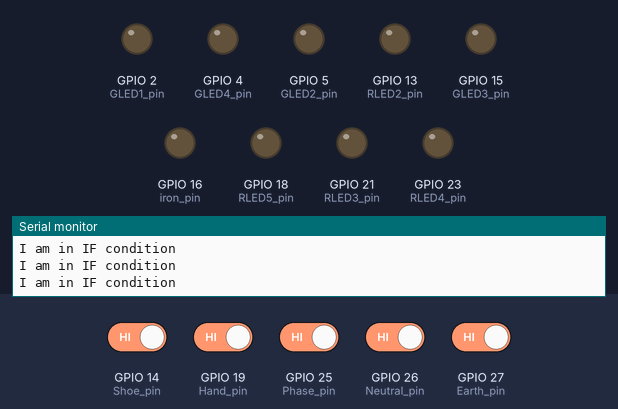
The sketch below on a simulated ESP32. Shown: output pins drawn as LEDs (lit = HIGH), the last lines printed to the serial monitor. Dashed ring = blinking. Inputs (shaded band) come from the test bench; at power-on: GPIO 14 (Shoe_pin), GPIO 19 (Hand_pin), GPIO 25 (Phase_pin), GPIO 26 (Neutral_pin), GPIO 27 (Earth_pin) HIGH.

Above: at 2.8 s.
2.9 s: GPIO 14 (Shoe_pin) driven LOW and GPIO 19 (Hand_pin) driven LOW and GPIO 25 (Phase_pin) driven LOW and GPIO 26 (Neutral_pin) driven LOW and GPIO 27 (Earth_pin) driven LOW
At 3.2 s:
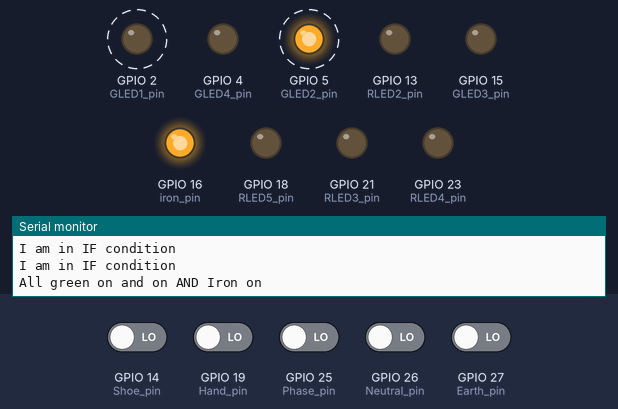
5.9 s: GPIO 14 (Shoe_pin) driven HIGH
At 6.7 s:
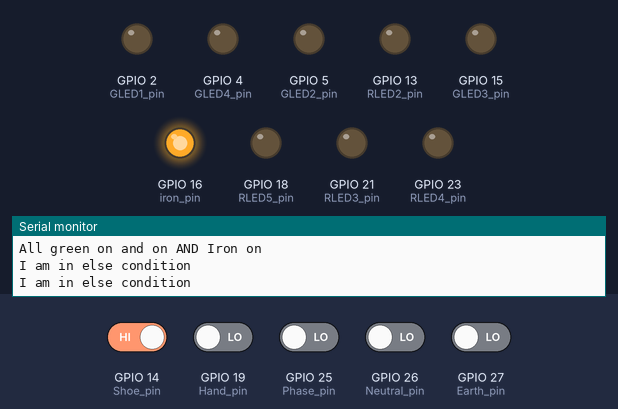
7.5 s: GPIO 27 (Earth_pin) driven HIGH
At 7.81 s:
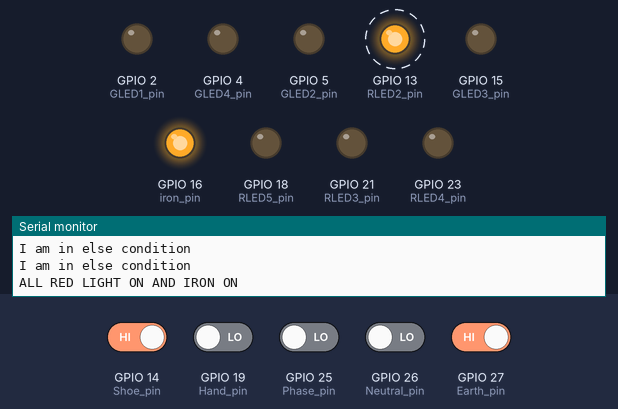
10.5 s: GPIO 27 (Earth_pin) driven LOW
12.0 s: GPIO 14 (Shoe_pin) driven LOW
At 12.51 s:
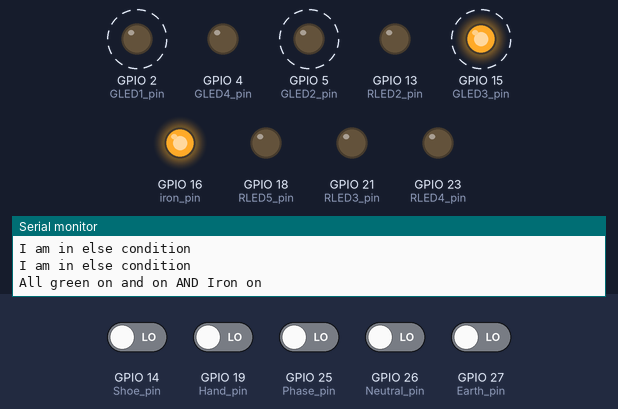
Timing chart, 0 to 16.0 s (numbered marks = the images above; inputs shaded):
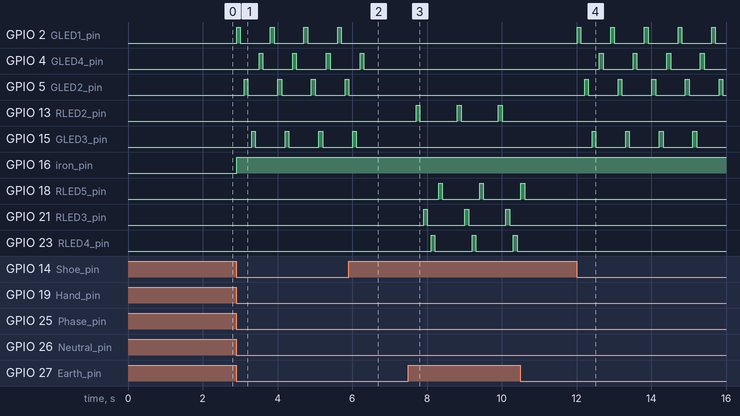

Measured:
- after the input at 2.9 s, GPIO 2 (GLED1_pin): alternates HIGH for 0.10 s and LOW for 0.80 s, starting at once; GPIO 4 (GLED4_pin): alternates HIGH for 0.10 s and LOW for 0.80 s, starting after 0.61 s
- after the input at 5.9 s, GPIO 2 (GLED1_pin): stays LOW (without the input it goes to HIGH after 0.61 s); GPIO 4 (GLED4_pin): goes on until 6.3 s, then stays LOW; GPIO 5 (GLED2_pin): goes on until 5.9 s, then stays LOW; GPIO 15 (GLED3_pin): goes on until 6.1 s, then stays LOW
- after the input at 7.5 s, GPIO 13 (RLED2_pin): alternates HIGH for 0.10 s and LOW for 1.0 s, starting after 0.21 s; GPIO 18 (RLED5_pin): alternates HIGH for 0.10 s and LOW for 1.0 s, starting after 0.81 s
- after the input at 10.5 s, GPIO 13 (RLED2_pin): stays LOW (without the input it goes to HIGH after 0.51 s); GPIO 18 (RLED5_pin): goes on until 10.6 s, then stays LOW; GPIO 21 (RLED3_pin): stays LOW (without the input it goes to HIGH after 0.71 s); GPIO 23 (RLED4_pin): stays LOW (without the input it goes to HIGH after 0.91 s)
- after the input at 12.0 s, GPIO 2 (GLED1_pin): alternates HIGH for 0.10 s and LOW for 0.80 s, starting at once; GPIO 4 (GLED4_pin): alternates HIGH for 0.10 s and LOW for 0.80 s, starting after 0.61 s

The sketch:

Working_code.ino
```cpp
#define GLED1_pin 2
#define GLED2_pin 5
#define GLED3_pin 15
#define GLED4_pin 4

#define iron_pin 16


#define RLED1_pin 22
#define RLED2_pin 13
#define RLED3_pin 21
#define RLED4_pin 23
#define RLED5_pin 18


#define Phase_pin 25
#define Neutral_pin 26
#define Earth_pin 27
#define Shoe_pin 14
#define Hand_pin 19

void setup() {
  Serial.begin(115200);

  pinMode(GLED1_pin, OUTPUT);
  pinMode(GLED2_pin, OUTPUT);
  pinMode(GLED3_pin, OUTPUT);
  pinMode(GLED4_pin, OUTPUT);


  pinMode(iron_pin, OUTPUT);
  digitalWrite(RLED1_pin, OUTPUT);
  pinMode(RLED2_pin, OUTPUT);
    pinMode(RLED3_pin, OUTPUT);
      pinMode(RLED4_pin, OUTPUT);
        pinMode(RLED5_pin, OUTPUT);


  pinMode(Phase_pin, INPUT_PULLUP);
  pinMode(Neutral_pin, INPUT_PULLUP);
  pinMode(Earth_pin, INPUT_PULLUP);
  pinMode(Shoe_pin, INPUT_PULLUP);
  pinMode(Hand_pin, INPUT_PULLUP);
}


void loop() {

  if ((digitalRead(Phase_pin) == HIGH) && (digitalRead(Neutral_pin) == HIGH) &&
      (digitalRead(Earth_pin) == HIGH) && (digitalRead(Shoe_pin) == HIGH) && (digitalRead(Hand_pin) == HIGH)) {
    // Iron on, all off
    Serial.println("I am in IF condition");
    digitalWrite(iron_pin, LOW);
    digitalWrite(RLED1_pin, LOW);
    digitalWrite(RLED2_pin, LOW);
    digitalWrite(RLED3_pin, LOW);
    digitalWrite(RLED4_pin, LOW);
    digitalWrite(RLED5_pin, LOW);
    digitalWrite(GLED1_pin, LOW);
    digitalWrite(GLED2_pin, LOW);
    digitalWrite(GLED3_pin, LOW);
    digitalWrite(GLED4_pin, LOW);
  }
  else if ((digitalRead(Phase_pin) == LOW) && (digitalRead(Neutral_pin) == LOW) &&
           (digitalRead(Earth_pin) == HIGH) && (digitalRead(Shoe_pin) == HIGH) && (digitalRead(Hand_pin) == HIGH)) {
    // Iron on, all off
    Serial.println("I am in IF condition");
    digitalWrite(iron_pin, HIGH);
    digitalWrite(RLED1_pin, LOW);
    digitalWrite(RLED2_pin, LOW);
    digitalWrite(RLED3_pin, LOW);
    digitalWrite(RLED4_pin, LOW);
    digitalWrite(RLED5_pin, LOW);
    digitalWrite(GLED1_pin, LOW);
    digitalWrite(GLED2_pin, LOW);
    digitalWrite(GLED3_pin, LOW);
    digitalWrite(GLED4_pin, LOW);
  }
  else if ((digitalRead(Phase_pin) == LOW) && (digitalRead(Neutral_pin) == LOW) &&
           (digitalRead(Earth_pin) == HIGH) && (digitalRead(Shoe_pin) == HIGH) && (digitalRead(Hand_pin) == LOW)) {
    // All Red Light on AND Iron on
    Serial.println("ALL RED LIGHT ON AND IRON ON");

    digitalWrite(iron_pin, HIGH);


      digitalWrite(RLED1_pin, HIGH);
      delay(100);
      digitalWrite(RLED1_pin, LOW);
      delay(100);

    digitalWrite(RLED2_pin, HIGH);
    delay(100);
    digitalWrite(RLED2_pin, LOW);
      delay(100);
    digitalWrite(RLED3_pin, HIGH);
    delay(100);
    digitalWrite(RLED3_pin, LOW);
      delay(100);
    digitalWrite(RLED4_pin, HIGH);
    delay(100);
    digitalWrite(RLED4_pin, LOW);
      delay(100);
    digitalWrite(RLED5_pin, HIGH);
    delay(100);
    digitalWrite(RLED5_pin, LOW);
      delay(100);


    digitalWrite(GLED1_pin, LOW);
    digitalWrite(GLED2_pin, LOW);
    digitalWrite(GLED3_pin, LOW);
    digitalWrite(GLED4_pin, LOW);
  }
  else if ((digitalRead(Phase_pin) == LOW) && (digitalRead(Neutral_pin) == LOW) &&
           (digitalRead(Earth_pin) == LOW) && (digitalRead(Shoe_pin) == LOW) && (digitalRead(Hand_pin) == LOW)) {
    // All green on and on AND Iron on
    Serial.println("All green on and on AND Iron on");
    digitalWrite(iron_pin, HIGH);


      digitalWrite(GLED1_pin, HIGH);
      delay(100);
      digitalWrite(GLED1_pin, LOW);
      delay(100);

    digitalWrite(GLED2_pin, HIGH);
    delay(100);
     digitalWrite(GLED2_pin, LOW);
      delay(100);

    digitalWrite(GLED3_pin, HIGH);
    delay(100);
     digitalWrite(GLED3_pin, LOW);
      delay(100);

    digitalWrite(GLED4_pin, HIGH);
    delay(100);
     digitalWrite(GLED4_pin, LOW);
      delay(100);

  }

  else {
    Serial.println("I am in else condition");
    digitalWrite(RLED1_pin, LOW);
    digitalWrite(RLED2_pin, LOW);
    digitalWrite(RLED3_pin, LOW);
    digitalWrite(RLED4_pin, LOW);
    digitalWrite(RLED5_pin, LOW);
    digitalWrite(GLED1_pin, LOW);
    digitalWrite(GLED2_pin, LOW);
    digitalWrite(GLED3_pin, LOW);
    digitalWrite(GLED4_pin, LOW);
  }

  delay(100); // Adjust the delay if needed
}
```
